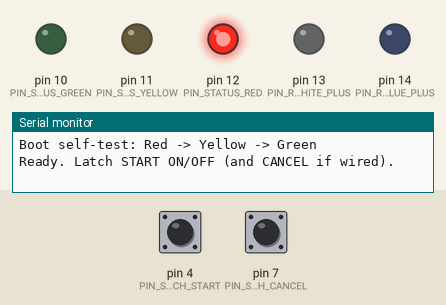
Recording of a sketch running on a simulated Arduino Uno, built with avr-gcc and run on an emulated ATmega328P. Shown: output pins drawn as LEDs (lit = HIGH), the last lines printed to the serial monitor. The inputs (shaded band) are chosen by the test bench; at power-on: pin 4 (PIN_SWITCH_START) HIGH, pin 7 (PIN_SWITCH_CANCEL) HIGH.

Above: at 2.9 s.
3.0 s: pin 4 (PIN_SWITCH_START) pulled LOW for 0.15 s
At 3.11 s:
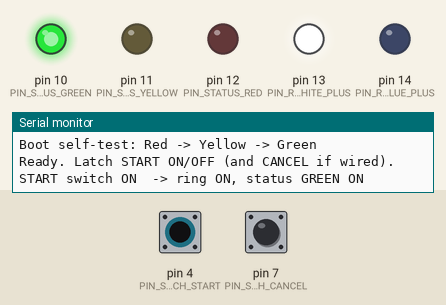
4.6 s: pin 7 (PIN_SWITCH_CANCEL) pulled LOW for 0.15 s
At 4.71 s:
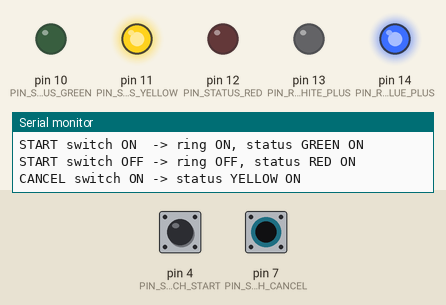
6.2 s: pin 7 (PIN_SWITCH_CANCEL) pulled LOW for 3.2 s
At 9.7 s:
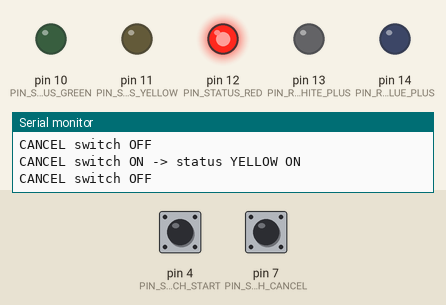
10.9 s: pin 4 (PIN_SWITCH_START) pulled LOW for 3.2 s
At 12.2 s:
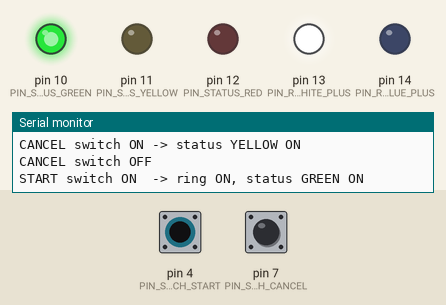
Timing chart, 0 to 15.6 s (numbered marks = the images above; inputs shaded):
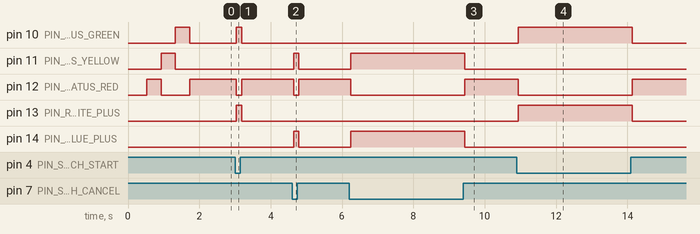

Measured:
- after the input at 3.0 s, pin 10 (PIN_STATUS_GREEN), pin 13 (PIN_RING_WHITE_PLUS): LOW → HIGH at once, → LOW 0.15 s later; pin 12 (PIN_STATUS_RED): HIGH → LOW at once, → HIGH 0.15 s later
- after the input at 4.6 s, pin 11 (PIN_STATUS_YELLOW), pin 14 (PIN_RING_BLUE_PLUS): LOW → HIGH after 0.05 s, → LOW 0.15 s later; pin 12 (PIN_STATUS_RED): HIGH → LOW after 0.05 s, → HIGH 0.15 s later
- after the input at 6.2 s, pin 11 (PIN_STATUS_YELLOW), pin 14 (PIN_RING_BLUE_PLUS): LOW → HIGH at once, → LOW 3.2 s later; pin 12 (PIN_STATUS_RED): HIGH → LOW at once, → HIGH 3.2 s later
- after the input at 10.9 s, pin 10 (PIN_STATUS_GREEN), pin 13 (PIN_RING_WHITE_PLUS): LOW → HIGH after 0.05 s, → LOW 3.2 s later; pin 12 (PIN_STATUS_RED): HIGH → LOW after 0.05 s, → HIGH 3.2 s later

The sketch:

panel_latch_led_test.ino
```cpp
/*
 * Panel latch + LED test (no Wi-Fi / no AMR)
 * Board: ESP32-S3 Dev Module | Serial: 115200
 *
 * === YOUR PARTS (pin count) ===
 *
 * Each LANBOO button (White R165046 / Blue R165054) has 4 pins:
 *   [A] SWITCH (1NO) — 2 pins  → ESP32 GPIO + common GND  (NOT 5V!)
 *   [B] RING LED     — 2 pins  → see RING_USE_5V below
 *
 * Each status module R228871/872/873 has 2 pins:
 *   VCC → common GND
 *   IN  → ESP32 GPIO (10 / 11 / 12)
 *
 * === WIRING CHECK (is it correct?) ===
 *
 *   CORRECT:
 *     Switch pin 1 ── GPIO4 (START) or GPIO7 (CANCEL)
 *     Switch pin 2 ── common GND
 *     Green  IN ── GPIO10 ,  Green  VCC ── GND
 *     Yellow IN ── GPIO11 ,  Yellow VCC ── GND
 *     Red    IN ── GPIO12 ,  Red    VCC ── GND
 *     All GND joined: ESP GND + switch + all VCC + ring LED −
 *
 *   RING LED (pick one):
 *     Best:  RING+ → buck 5V , RING− → GND  (set RING_USE_5V true, no GPIO)
 *     Test:  White RING+ → GPIO13 , Blue RING+ → GPIO14 , RING− → GND
 *
 *   WRONG:
 *     Switch pins to 5V/GND (power) instead of GPIO/GND
 *     Mixing switch pins with ring LED pins
 */

#define USE_CANCEL_BUTTON 1   // 0 = only White START wired

// --- LANBOO SWITCH contacts (1NO each) → INPUT_PULLUP ---
static const int PIN_SWITCH_START  = 4;   // White button switch → GPIO
static const int PIN_SWITCH_CANCEL = 7;   // Blue button switch → GPIO (if used)

// --- LANBOO RING LED (2 pins each: + and −) ---
#define RING_USE_5V 0
static const int PIN_RING_WHITE_PLUS = 13;  // White ring + ; − → GND
static const int PIN_RING_BLUE_PLUS  = 14;  // Blue ring +  ; − → GND

// --- Status modules (IN only; VCC soldered to common GND) ---
static const int PIN_STATUS_GREEN  = 10;
static const int PIN_STATUS_YELLOW = 11;
static const int PIN_STATUS_RED    = 12;

static const unsigned long DEBOUNCE_MS = 40;

struct Latch {
  int pin;
  const char* name;
  bool stableHigh;
  bool rawHigh;
  unsigned long changeMs;
};

Latch latchStart  = {PIN_SWITCH_START,  "START",  true, true, 0};
#if USE_CANCEL_BUTTON
Latch latchCancel = {PIN_SWITCH_CANCEL, "CANCEL", true, true, 0};
#endif

int pollLatch(Latch& b) {
  unsigned long now = millis();
  bool rh = digitalRead(b.pin) == HIGH;
  if (rh != b.rawHigh) {
    b.rawHigh = rh;
    b.changeMs = now;
  }
  if ((now - b.changeMs) < DEBOUNCE_MS) return 0;
  if (rh == b.stableHigh) return 0;
  b.stableHigh = rh;
  return rh ? -1 : 1;
}

void setStatusGreen(bool on)  { digitalWrite(PIN_STATUS_GREEN,  on ? HIGH : LOW); }
void setStatusYellow(bool on) { digitalWrite(PIN_STATUS_YELLOW, on ? HIGH : LOW); }
void setStatusRed(bool on)    { digitalWrite(PIN_STATUS_RED,    on ? HIGH : LOW); }

void setAllStatus(bool g, bool y, bool r) {
  setStatusGreen(g);
  setStatusYellow(y);
  setStatusRed(r);
}

void setButtonRingLed(bool whiteOn, bool blueOn) {
#if RING_USE_5V
  (void)whiteOn;
  (void)blueOn;
#else
  digitalWrite(PIN_RING_WHITE_PLUS, whiteOn ? HIGH : LOW);
  digitalWrite(PIN_RING_BLUE_PLUS, blueOn ? HIGH : LOW);
#endif
}

void showRunning() {
  setButtonRingLed(true, false);
  setAllStatus(true, false, false);   // Green = job running
}

void showIdle() {
  setButtonRingLed(false, false);
  setAllStatus(false, false, true);   // Red = idle / ready
}

void showCancel() {
  setButtonRingLed(false, true);
  setAllStatus(false, true, false);   // Yellow = cancel / pause
}

void applyAfterCancelOff() {
  if (!latchStart.stableHigh) showRunning();
  else showIdle();
}

void printWiringHelp() {
  Serial.println();
  Serial.println("=== Wiring map ===");
  Serial.println("WHITE switch: GPIO4 + GND");
  Serial.println("WHITE ring+:  GPIO13 + GND");
#if USE_CANCEL_BUTTON
  Serial.println("BLUE  switch: GPIO7 + GND");
  Serial.println("BLUE  ring+:  GPIO14 + GND");
#endif
#if RING_USE_5V
  Serial.println("(RING_USE_5V: wire ring+ to 5V instead of GPIO)");
#endif
  Serial.println("Green  module: IN=GPIO10, VCC=GND");
  Serial.println("Yellow module: IN=GPIO11, VCC=GND");
  Serial.println("Red    module: IN=GPIO12, VCC=GND");
  Serial.println("Common GND: ESP + all switch GND + all VCC + ring LED -");
  Serial.println();
}

void setup() {
  Serial.begin(115200);
  delay(500);

  pinMode(PIN_SWITCH_START, INPUT_PULLUP);
#if USE_CANCEL_BUTTON
  pinMode(PIN_SWITCH_CANCEL, INPUT_PULLUP);
#endif
#if !RING_USE_5V
  pinMode(PIN_RING_WHITE_PLUS, OUTPUT);
  pinMode(PIN_RING_BLUE_PLUS, OUTPUT);
#endif
  pinMode(PIN_STATUS_GREEN, OUTPUT);
  pinMode(PIN_STATUS_YELLOW, OUTPUT);
  pinMode(PIN_STATUS_RED, OUTPUT);

  latchStart.changeMs = millis();
#if USE_CANCEL_BUTTON
  latchCancel.changeMs = millis();
#endif

  setButtonRingLed(false, false);
  setAllStatus(false, false, false);

  Serial.println();
  Serial.println("=== Panel test: switch + ring LED + status IN pins ===");
  printWiringHelp();
  Serial.println("Boot self-test: Red -> Yellow -> Green");

  setStatusRed(true);
  delay(400);
  setStatusRed(false);
  setStatusYellow(true);
  delay(400);
  setStatusYellow(false);
  setStatusGreen(true);
  delay(400);
  setStatusGreen(false);

  showIdle();
  Serial.println("Ready. Latch START ON/OFF (and CANCEL if wired).");
}

void loop() {
  int s = pollLatch(latchStart);
  if (s == 1) {
    Serial.println("START switch ON  -> ring ON, status GREEN ON");
    showRunning();
  } else if (s == -1) {
    Serial.println("START switch OFF -> ring OFF, status RED ON");
    showIdle();
  }

#if USE_CANCEL_BUTTON
  int c = pollLatch(latchCancel);
  if (c == 1) {
    Serial.println("CANCEL switch ON -> status YELLOW ON");
    showCancel();
  } else if (c == -1) {
    Serial.println("CANCEL switch OFF");
    applyAfterCancelOff();
  }
#endif

  delay(5);
}
```
